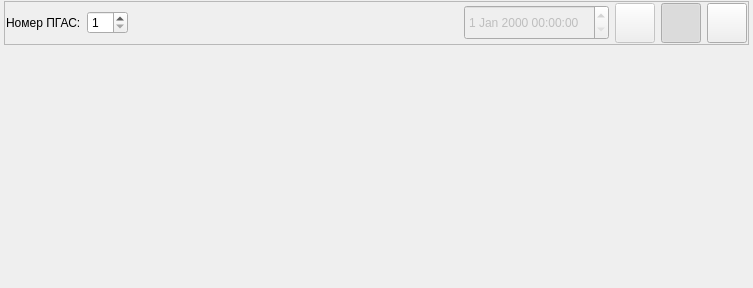
<?xml version="1.0" encoding="UTF-8"?>
<ui version="4.0">
 <class>ShPIndicator</class>
 <widget class="QWidget" name="ShPIndicator">
  <property name="geometry">
   <rect>
    <x>0</x>
    <y>0</y>
    <width>753</width>
    <height>288</height>
   </rect>
  </property>
  <property name="windowTitle">
   <string>Form</string>
  </property>
  <layout class="QVBoxLayout" name="verticalLayout">
   <property name="spacing">
    <number>1</number>
   </property>
   <property name="leftMargin">
    <number>4</number>
   </property>
   <property name="topMargin">
    <number>1</number>
   </property>
   <property name="rightMargin">
    <number>4</number>
   </property>
   <property name="bottomMargin">
    <number>1</number>
   </property>
   <item>
    <widget class="QFrame" name="frame">
     <property name="sizePolicy">
      <sizepolicy hsizetype="Preferred" vsizetype="Maximum">
       <horstretch>0</horstretch>
       <verstretch>0</verstretch>
      </sizepolicy>
     </property>
     <property name="frameShape">
      <enum>QFrame::StyledPanel</enum>
     </property>
     <property name="frameShadow">
      <enum>QFrame::Raised</enum>
     </property>
     <layout class="QHBoxLayout" name="horizontalLayout">
      <property name="leftMargin">
       <number>1</number>
      </property>
      <property name="topMargin">
       <number>1</number>
      </property>
      <property name="rightMargin">
       <number>1</number>
      </property>
      <property name="bottomMargin">
       <number>1</number>
      </property>
      <item>
       <widget class="QLabel" name="label">
        <property name="text">
         <string>Номер ПГАС:</string>
        </property>
       </widget>
      </item>
      <item>
       <widget class="QSpinBox" name="spinBox">
        <property name="minimum">
         <number>1</number>
        </property>
       </widget>
      </item>
      <item>
       <spacer name="horizontalSpacer">
        <property name="orientation">
         <enum>Qt::Horizontal</enum>
        </property>
        <property name="sizeHint" stdset="0">
         <size>
          <width>367</width>
          <height>20</height>
         </size>
        </property>
       </spacer>
      </item>
      <item>
       <widget class="QDateTimeEdit" name="dateTimeEdit">
        <property name="enabled">
         <bool>false</bool>
        </property>
        <property name="minimumSize">
         <size>
          <width>0</width>
          <height>35</height>
         </size>
        </property>
       </widget>
      </item>
      <item>
       <widget class="QToolButton" name="checkedToolButton">
        <property name="enabled">
         <bool>false</bool>
        </property>
        <property name="minimumSize">
         <size>
          <width>40</width>
          <height>40</height>
         </size>
        </property>
        <property name="maximumSize">
         <size>
          <width>40</width>
          <height>40</height>
         </size>
        </property>
        <property name="text">
         <string/>
        </property>
        <property name="icon">
         <iconset resource="../../../resources.qrc">
          <normaloff>:/icons/checked.png</normaloff>:/icons/checked.png</iconset>
        </property>
       </widget>
      </item>
      <item>
       <widget class="QToolButton" name="nowToolButton">
        <property name="minimumSize">
         <size>
          <width>40</width>
          <height>40</height>
         </size>
        </property>
        <property name="maximumSize">
         <size>
          <width>40</width>
          <height>40</height>
         </size>
        </property>
        <property name="toolTip">
         <string>Текущий момент</string>
        </property>
        <property name="text">
         <string/>
        </property>
        <property name="icon">
         <iconset resource="../../../resources.qrc">
          <normaloff>:/icons/redo-circular-arrow.png</normaloff>:/icons/redo-circular-arrow.png</iconset>
        </property>
        <property name="checkable">
         <bool>true</bool>
        </property>
        <property name="checked">
         <bool>true</bool>
        </property>
       </widget>
      </item>
      <item>
       <widget class="QToolButton" name="lastToolButton">
        <property name="minimumSize">
         <size>
          <width>40</width>
          <height>40</height>
         </size>
        </property>
        <property name="maximumSize">
         <size>
          <width>40</width>
          <height>40</height>
         </size>
        </property>
        <property name="toolTip">
         <string>Прошлый момент</string>
        </property>
        <property name="text">
         <string/>
        </property>
        <property name="icon">
         <iconset resource="../../../resources.qrc">
          <normaloff>:/icons/undo-circular-arrow.png</normaloff>:/icons/undo-circular-arrow.png</iconset>
        </property>
        <property name="checkable">
         <bool>true</bool>
        </property>
       </widget>
      </item>
     </layout>
    </widget>
   </item>
   <item>
    <layout class="QHBoxLayout" name="indicatorsHorizontalLayout">
     <property name="spacing">
      <number>0</number>
     </property>
     <item>
      <widget class="ShPIndicatorItem" name="indicatorItem1" native="true"/>
     </item>
     <item>
      <widget class="ShPIndicatorItem" name="indicatorItem2" native="true"/>
     </item>
    </layout>
   </item>
  </layout>
 </widget>
 <customwidgets>
  <customwidget>
   <class>ShPIndicatorItem</class>
   <extends>QWidget</extends>
   <header location="global">ShPIndicatorItem.h</header>
   <container>1</container>
  </customwidget>
 </customwidgets>
 <resources>
  <include location="../../../resources.qrc"/>
 </resources>
 <connections>
  <connection>
   <sender>nowToolButton</sender>
   <signal>toggled(bool)</signal>
   <receiver>checkedToolButton</receiver>
   <slot>setDisabled(bool)</slot>
   <hints>
    <hint type="sourcelabel">
     <x>675</x>
     <y>30</y>
    </hint>
    <hint type="destinationlabel">
     <x>629</x>
     <y>30</y>
    </hint>
   </hints>
  </connection>
  <connection>
   <sender>nowToolButton</sender>
   <signal>toggled(bool)</signal>
   <receiver>dateTimeEdit</receiver>
   <slot>setDisabled(bool)</slot>
   <hints>
    <hint type="sourcelabel">
     <x>675</x>
     <y>30</y>
    </hint>
    <hint type="destinationlabel">
     <x>541</x>
     <y>30</y>
    </hint>
   </hints>
  </connection>
  <connection>
   <sender>lastToolButton</sender>
   <signal>toggled(bool)</signal>
   <receiver>checkedToolButton</receiver>
   <slot>setEnabled(bool)</slot>
   <hints>
    <hint type="sourcelabel">
     <x>721</x>
     <y>30</y>
    </hint>
    <hint type="destinationlabel">
     <x>629</x>
     <y>30</y>
    </hint>
   </hints>
  </connection>
  <connection>
   <sender>lastToolButton</sender>
   <signal>toggled(bool)</signal>
   <receiver>dateTimeEdit</receiver>
   <slot>setEnabled(bool)</slot>
   <hints>
    <hint type="sourcelabel">
     <x>721</x>
     <y>30</y>
    </hint>
    <hint type="destinationlabel">
     <x>541</x>
     <y>30</y>
    </hint>
   </hints>
  </connection>
 </connections>
</ui>
